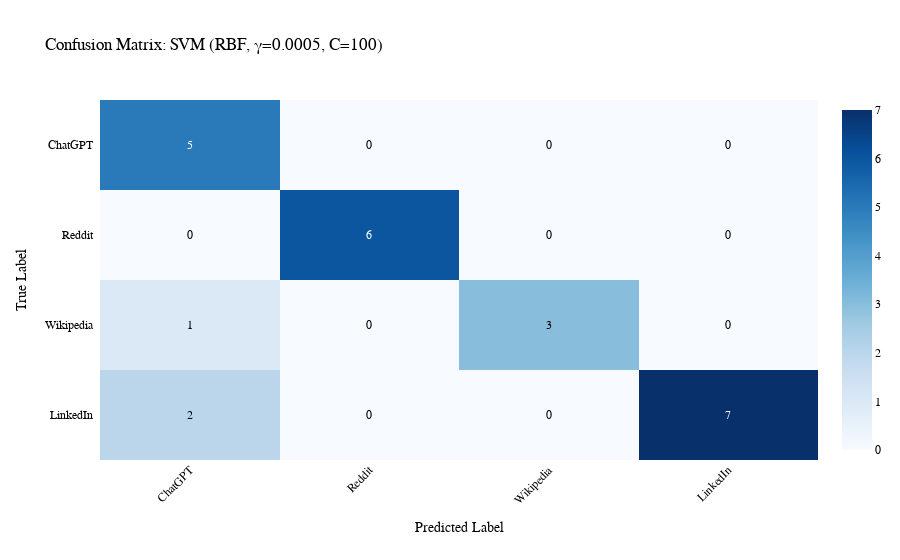

The notebook cell saved with this chart:
### Code cell
# ─────────────────── 1. Train fixed‑parameter SVM ───────────────────
BEST_GAMMA = 0.0005
BEST_C     = 100

svm_rbf = SVC(kernel='rbf',
              gamma=BEST_GAMMA,
              C=BEST_C,
              random_state=123)

# Fit on (train + val)
X_trainval = np.vstack([X_train_scaled, X_val_scaled])
y_trainval = np.concatenate([y_train, y_val])

svm_rbf.fit(X_trainval, y_trainval)

# ─────────────────── 2. Validation & Test metrics ───────────────────
y_val_pred  = svm_rbf.predict(X_val_scaled)
y_test_pred = svm_rbf.predict(X_test_scaled)

print("Validation accuracy:", accuracy_score(y_val, y_val_pred))
print("\nFinal model on Test set:")
print(classification_report(y_test, y_test_pred, zero_division=0))
print(f"Test accuracy: {accuracy_score(y_test, y_test_pred):.4f}")

# ─────────────────── 3. Confusion‑matrix heat‑map ───────────────────
# label maps
# label_mapping = {'ChatGPT': 0, 'Reddit': 1, 'Wikipedia': 2, 'LinkedIn': 3}
# index_to_label = {v: k for k, v in label_mapping.items()}
# string order you want on the axes
from sklearn.metrics import accuracy_score, classification_report, confusion_matrix

# string order you want on the axes
website_names = ['ChatGPT', 'Reddit', 'Wikipedia', 'LinkedIn']

cm = confusion_matrix(y_test, y_test_pred, labels=website_names)

def create_confusion_matrix_heatmap(cm, labels, title, color_scale='Blues'):
    text_values = [[str(val) for val in row] for row in cm]

    fig = ff.create_annotated_heatmap(
        z=cm,
        x=labels,
        y=labels,
        annotation_text=text_values,
        colorscale=color_scale,
        showscale=True
    )
    fig.update_layout(
        title_text=title,
        xaxis_title="Predicted Label",
        yaxis_title="True Label",
        xaxis_side="bottom",
        yaxis_autorange='reversed',
        xaxis=dict(tickangle=-45),
        margin=dict(l=100, r=50, t=100, b=100),
        font=dict(family='Arial', size=12, color='black'),
        plot_bgcolor='white',
        paper_bgcolor='white'
    )
    fig.update_xaxes(type='category')
    fig.update_yaxes(type='category')
    return fig

fig_cm = create_confusion_matrix_heatmap(
    cm, website_names,
    'Confusion Matrix: SVM (RBF, γ=0.0005, C=100)',
    color_scale='Blues'
)
fig_cm.show()

### Figure 1 — Plotly figure (JSON) as saved in the notebook; plotly's stock layout.template omitted (floating-point values rounded to 4 significant figures)
{"data": [{"colorscale": [[0, "rgb(247,251,255)"], [0.125, "rgb(222,235,247)"], [0.25, "rgb(198,219,239)"], [0.375, "rgb(158,202,225)"], [0.5, "rgb(107,174,214)"], [0.625, "rgb(66,146,198)"], [0.75, "rgb(33,113,181)"], [0.875, "rgb(8,81,156)"], [1, "rgb(8,48,107)"]], "reversescale": false, "showscale": true, "type": "heatmap", "x": ["ChatGPT", "Reddit", "Wikipedia", "LinkedIn"], "y": ["ChatGPT", "Reddit", "Wikipedia", "LinkedIn"], "z": [[5, 0, 0, 0], [0, 6, 0, 0], [1, 0, 3, 0], [2, 0, 0, 7]]}], "layout": {"annotations": [{"font": {"color": "#FFFFFF"}, "showarrow": false, "text": "5", "x": "ChatGPT", "xref": "x", "y": "ChatGPT", "yref": "y"}, {"font": {"color": "#000000"}, "showarrow": false, "text": "0", "x": "Reddit", "xref": "x", "y": "ChatGPT", "yref": "y"}, {"font": {"color": "#000000"}, "showarrow": false, "text": "0", "x": "Wikipedia", "xref": "x", "y": "ChatGPT", "yref": "y"}, {"font": {"color": "#000000"}, "showarrow": false, "text": "0", "x": "LinkedIn", "xref": "x", "y": "ChatGPT", "yref": "y"}, {"font": {"color": "#000000"}, "showarrow": false, "text": "0", "x": "ChatGPT", "xref": "x", "y": "Reddit", "yref": "y"}, {"font": {"color": "#FFFFFF"}, "showarrow": false, "text": "6", "x": "Reddit", "xref": "x", "y": "Reddit", "yref": "y"}, {"font": {"color": "#000000"}, "showarrow": false, "text": "0", "x": "Wikipedia", "xref": "x", "y": "Reddit", "yref": "y"}, {"font": {"color": "#000000"}, "showarrow": false, "text": "0", "x": "LinkedIn", "xref": "x", "y": "Reddit", "yref": "y"}, {"font": {"color": "#000000"}, "showarrow": false, "text": "1", "x": "ChatGPT", "xref": "x", "y": "Wikipedia", "yref": "y"}, {"font": {"color": "#000000"}, "showarrow": false, "text": "0", "x": "Reddit", "xref": "x", "y": "Wikipedia", "yref": "y"}, {"font": {"color": "#000000"}, "showarrow": false, "text": "3", "x": "Wikipedia", "xref": "x", "y": "Wikipedia", "yref": "y"}, {"font": {"color": "#000000"}, "showarrow": false, "text": "0", "x": "LinkedIn", "xref": "x", "y": "Wikipedia", "yref": "y"}, {"font": {"color": "#000000"}, "showarrow": false, "text": "2", "x": "ChatGPT", "xref": "x", "y": "LinkedIn", "yref": "y"}, {"font": {"color": "#000000"}, "showarrow": false, "text": "0", "x": "Reddit", "xref": "x", "y": "LinkedIn", "yref": "y"}, {"font": {"color": "#000000"}, "showarrow": false, "text": "0", "x": "Wikipedia", "xref": "x", "y": "LinkedIn", "yref": "y"}, {"font": {"color": "#FFFFFF"}, "showarrow": false, "text": "7", "x": "LinkedIn", "xref": "x", "y": "LinkedIn", "yref": "y"}], "font": {"color": "black", "family": "Arial", "size": 12}, "margin": {"b": 100, "l": 100, "r": 50, "t": 100}, "paper_bgcolor": "white", "plot_bgcolor": "white", "title": {"text": "Confusion Matrix: SVM (RBF, γ=0.0005, C=100)"}, "xaxis": {"dtick": 1, "gridcolor": "rgb(0, 0, 0)", "side": "bottom", "tickangle": -45, "ticks": "", "title": {"text": "Predicted Label"}, "type": "category"}, "yaxis": {"autorange": "reversed", "dtick": 1, "ticks": "", "ticksuffix": "  ", "title": {"text": "True Label"}, "type": "category"}}}
